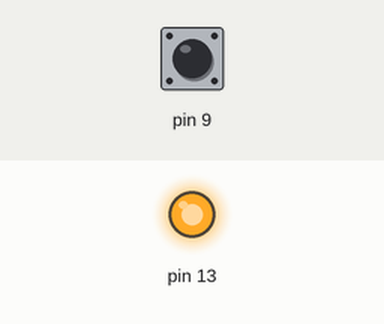
Recording of a sketch running on a simulated Arduino Uno, built with avr-gcc and run on an emulated ATmega328P. On the bench: output pins drawn as LEDs (lit = HIGH). The inputs (shaded band) are chosen by the test bench; at power-on: pin 9 HIGH. What the sketch prints to the serial monitor is not drawn.

Above: at 1.2 s.
1.3 s: pin 9 pulled LOW for 0.15 s
At 2.4 s:
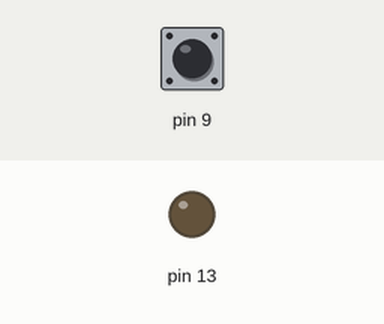
2.9 s: pin 9 pulled LOW for 1 s
At 3.6 s:
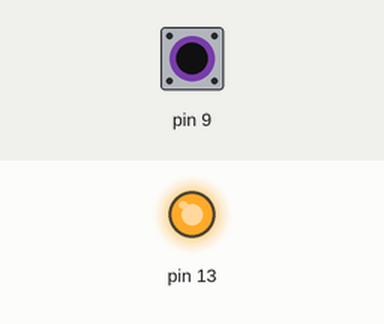
5.4 s: pin 9 pulled LOW for 3.2 s
At 6.8 s:
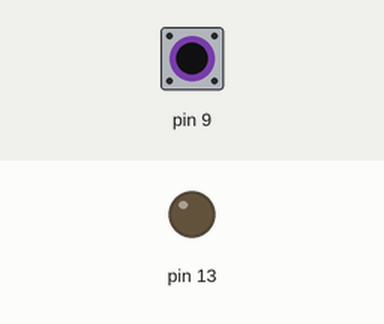
Timing chart, 0 to 8.4 s (numbered marks = the images above; inputs shaded):
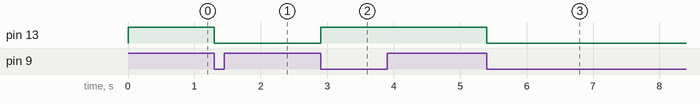

The sketch:

EX_13_01.ino
```cpp
boolean PRESSED = LOW;     // 버튼이 눌러진 상태에서의 입력값
boolean state_previous = !PRESSED;  // 버튼의 이전 상태
boolean state_current;      // 버튼의 현재 상태

boolean state_LED = true;

void setup() {
  Serial.begin(9600);       // 시리얼 통신 초기화
  pinMode(9, INPUT_PULLUP);
  pinMode(13, OUTPUT);
  digitalWrite(13, state_LED);
}

void loop() {
  state_current = digitalRead(9);     // 버튼 상태 읽기

  if (state_current == PRESSED) {   // 현재 눌러진 상태
    if (state_previous == !PRESSED) {   // 이전에 눌러지지 않은 상태
      state_previous = PRESSED;   // 이전 상태 갱신

      state_LED = !state_LED;
      digitalWrite(13, state_LED);
      Serial.print("LED 상태를 반전시킵니다 : ");
      Serial.println(state_LED ? "켜짐" : "꺼짐");
    }
    delay(50);       // 디바운싱
  }
  else {
    state_previous = !PRESSED;
  }
}
```

Measured:
- after the input at 1.3 s, pin 13: HIGH → LOW at once
- after the input at 2.9 s, pin 13: LOW → HIGH at once
- after the input at 5.4 s, pin 13: HIGH → LOW at once
